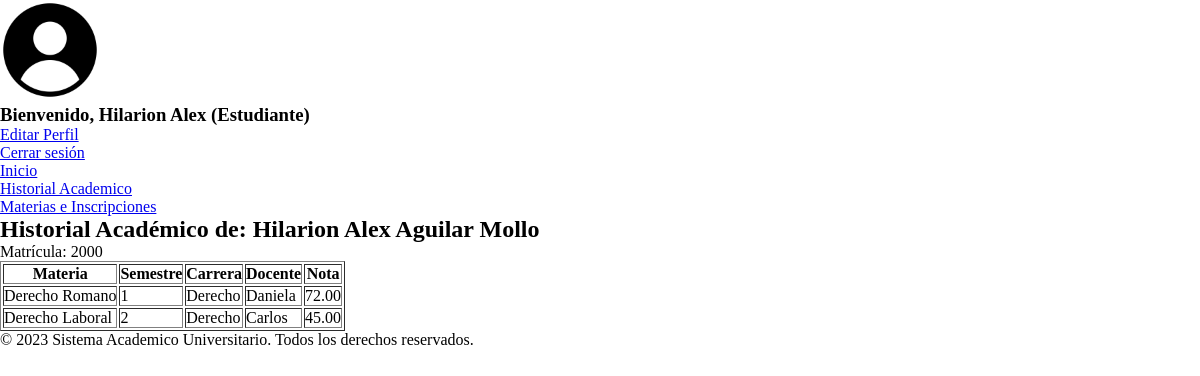
Before: /index.php?p=est.historial (signed in) with the older database file.
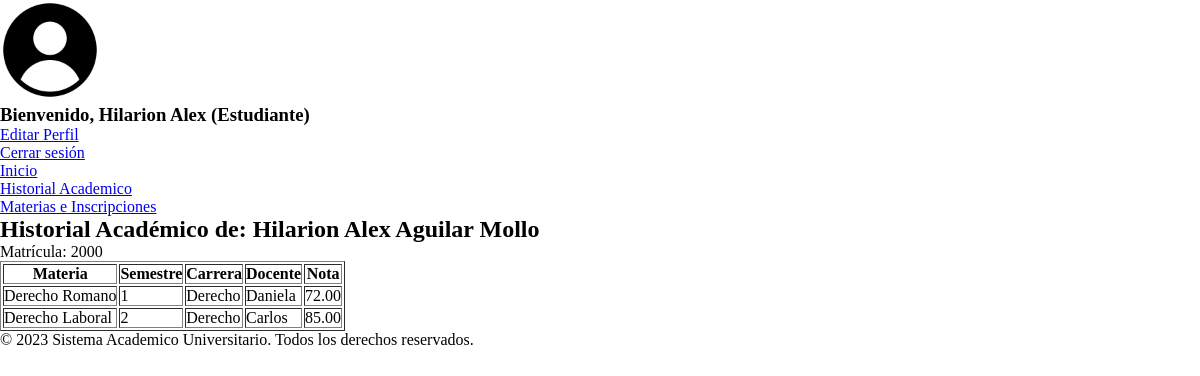
After: the same page with the newer database file.
### tables this page shows
CREATE TABLE `persona` (
  `CI` int(11) NOT NULL,
  `Paterno` varchar(50) NOT NULL,
  `Materno` varchar(50) NOT NULL,
  `Nombre` varchar(100) NOT NULL,
  `Sexo` char(1) NOT NULL CHECK (`Sexo` in ('F','M')),
  `Fecha_Nacimiento` date NOT NULL,
  `Telefono` varchar(15) DEFAULT NULL,
  `Correo` varchar(100) DEFAULT NULL,
  `Ciudad` varchar(50) DEFAULT NULL,
  `Zona` varchar(50) DEFAULT NULL,
  `Calle` varchar(50) DEFAULT NULL,
  `Usuario` varchar(20) NOT NULL DEFAULT '',
  `Clave` varchar(255) NOT NULL DEFAULT ''
);

CREATE TABLE `estudiante` (
  `Matricula` int(11) NOT NULL,
  `CI` int(11) NOT NULL
);

CREATE TABLE `inscrito` (
  `Matricula` int(11) NOT NULL,
  `ID_Materia` int(11) NOT NULL,
  `Nota` decimal(5,2) DEFAULT NULL
);

CREATE TABLE `materia` (
  `ID_Materia` int(11) NOT NULL,
  `Nombre` varchar(100) NOT NULL,
  `Semestre` int(11) NOT NULL,
  `ID_Carrera` int(11) NOT NULL
);

CREATE TABLE `carrera` (
  `ID_Carrera` int(11) NOT NULL,
  `Nombre` varchar(100) NOT NULL,
  `Duracion` int(11) NOT NULL COMMENT 'Duración en semestres',
  `ID_Director` int(11) NOT NULL
);

### templates/est.historial.php (the view, shortened to what this page needs)
<?php
include('conexionDB.php');
$ci = intval($_SESSION['ci']);
$sqlMatricula = "SELECT Matricula FROM ESTUDIANTE WHERE CI = $ci";
$resMatricula = $conexion->query($sqlMatricula);
$matriculaRow = $resMatricula->fetch_assoc();
$matricula = $matriculaRow['Matricula'];
$sqlDatos = "SELECT Nombre, Paterno, Materno FROM PERSONA WHERE CI = $ci";
$datos = $conexion->query($sqlDatos)->fetch_assoc();
echo "<h2>Historial Académico de: {$datos['Nombre']} {$datos['Paterno']} {$datos['Materno']}</h2>";
echo "<p>Matrícula: $matricula</p>";
?>
<table border="1" cellpadding="5">
    <tr>
        <th>Materia</th>
        <th>Semestre</th>
        <th>Carrera</th>
        <th>Docente</th>
        <th>Nota</th>
    </tr>
    <?php
    $historialSQL = "
        SELECT
            M.Nombre AS Materia,
            M.Semestre,
            C.Nombre AS Carrera,
            P2.Nombre AS Docente,
            I.Nota
        FROM INSCRITO I
        JOIN MATERIA M ON M.ID_Materia = I.ID_Materia
        JOIN TIENE T ON T.ID_Materia = M.ID_Materia
        JOIN CARRERA C ON C.ID_Carrera = T.ID_Carrera
        LEFT JOIN IMPARTE IM ON IM.ID_Materia = M.ID_Materia
        LEFT JOIN DOCENTE D ON D.ID_Docente = IM.ID_Docente
        LEFT JOIN PERSONA P2 ON P2.CI = D.CI
        WHERE I.Matricula = $matricula
    ";
    $result = $conexion->query($historialSQL);
    while ($row = $result->fetch_assoc()) {
        echo "<tr>";
        echo "<td>{$row['Materia']}</td>";
        echo "<td>{$row['Semestre']}</td>";
        echo "<td>{$row['Carrera']}</td>";
        echo "<td>" . ($row['Docente'] ?? 'No asignado') . "</td>";
        echo "<td>" . ($row['Nota'] !== null ? $row['Nota'] : 'Pendiente') . "</td>";
        echo "</tr>";
    }
    ?>
</table>

### index.php (shortened to what this page needs)
<!DOCTYPE html>
<html lang="en">
<head>
    <link rel="stylesheet" href="styles/login.style.css">
</head>
<body>
<?php
 if (isset($_SESSION['Rol'])): ?>
    <header>
    <div class="user-info">
        <img src="public/logo.png" alt="logo" class="img-max" width="100"><br>
        <div>
            <h3>Bienvenido, <?php echo htmlspecialchars($_SESSION['nombre'])?> (<?php echo htmlspecialchars($_SESSION['Rol'])?>)</h3>
            <a href="templates/cruds/editar-perfil.php?ci=<?php echo $_SESSION['ci']?>">Editar Perfil</a> <br>
            <a href="./logout.php">Cerrar sesión</a>
        </div>
    </div>
    <?php
        require_once 'templates/paths.php';
    ?>
    <footer>
        <p>© 2023 Sistema Academico Universitario. Todos los derechos reservados.</p>
    </footer>
    </body>
<?php endif; ?>

### templates/paths.php (shortened to what this page needs)
<nav>
    <?php
    if ($_SESSION['Rol'] == 'Administrador') {
        echo '
        <ul>
            <li><a href="?p=inicio">Inicio</a></li>
            <li><a href="?p=adm.usuarios">Usuarios</a></li>
            <li><a href="?p=adm.cursos">Cursos</a></li>
            <li><a href="?p=adm.informes">Informes</a></li>
            <li><a href="?p=adm.sistema">Sistema</a></li>
        </ul>
        ';
    } elseif ($_SESSION['Rol'] == 'Estudiante') {
        echo '
        <ul>
            <li><a href="?p=inicio">Inicio</a></li>
            <li><a href="?p=est.historial">Historial Academico</a></li>
            <li><a href="?p=est.inscripciones">Materias e Inscripciones</a></li>
        </ul>
        ';
    }
    ?>
</nav>
</header>
<?php
    $paginas = isset($_GET['p']) ? strtolower($_GET['p']) : 'Pages';
    if($paginas == 'Pages'){
        require_once 'inicio.php';
    } else {
        require_once $paginas.'.php';
    }
?>

### styles/login.style.css (style rules this page uses)
* { margin: 0; padding: 0; box-sizing: border-box; }

Changed rows visible on the page:
changed inscrito "Derecho Laboral": Nota "45.00" → "85.00"
